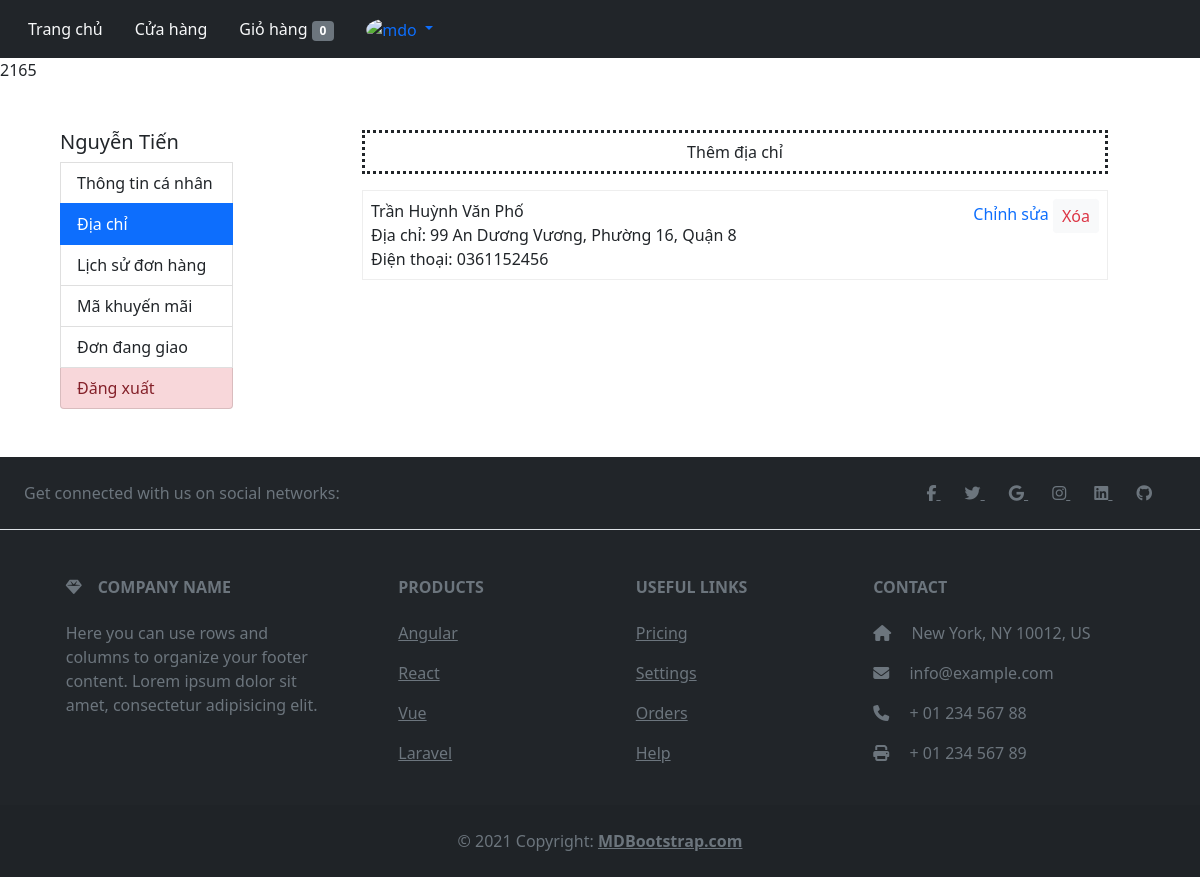
Page /user/diachi.php?diachi&id=2165 (signed in) on the earlier database version.
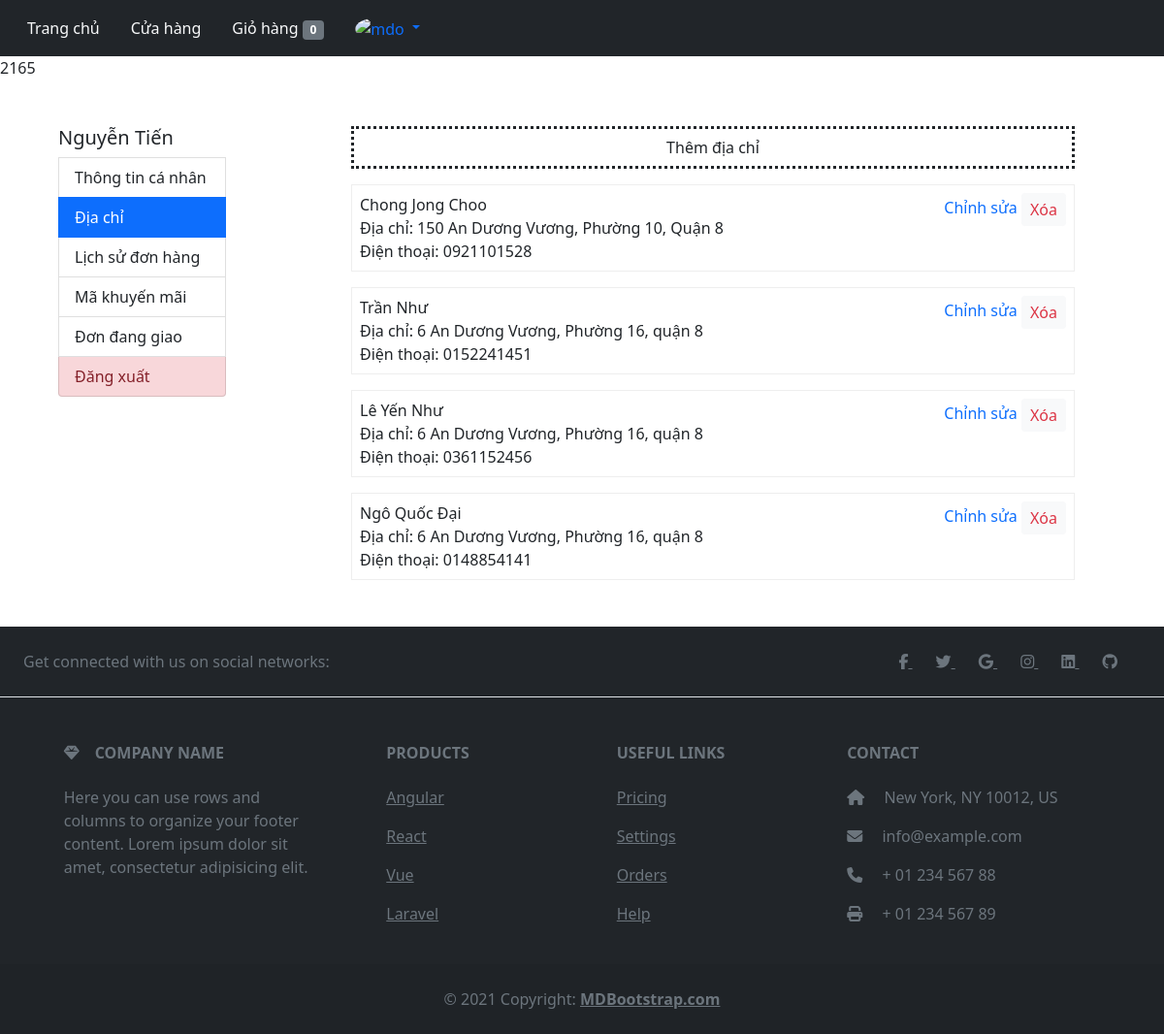
Same page on the later database version.
### tables this page shows
CREATE TABLE `diachikhach` (
  `id_user` int(11) NOT NULL,
  `id_addr` int(11) NOT NULL,
  `name` varchar(50) NOT NULL,
  `phone` varchar(11) NOT NULL,
  `addr` varchar(100) NOT NULL
);

### query.php (called while the page is built, shortened)
<?php
function connection(){
    $conn = mysqli_connect(HOST, USERNAME, PASSWORD, DATABASE);
    return $conn;
}
function executeResult($sql){
	$conn = connection();
	$result = mysqli_query($conn, $sql);
	$data   = [];
	if ($result != null) {
		while ($row = mysqli_fetch_assoc($result)) {
			$data[] = $row;
		}
	}
	return $data;
}
?>

### user/diachi.php (the view, shortened to what the changed rows need)
<!DOCTYPE html>
<html lang="en">
<head>
    <link href="https://cdn.jsdelivr.net/npm/bootstrap@5.0.2/dist/css/bootstrap.min.css" rel="stylesheet">
</head>
<body>
    <div style="display: flex; width:90%; margin:3rem auto 3rem auto; justify-content: space-between;">
        <div id="manhinh" style="width:75%;">
            <div class="ttcanhan" style="padding:0 2rem;">
                <div id="addruser">
                    <?php
                    require_once('../query.php');
                    if (isset($_GET['diachi'])) {
                        $s = '';
                        $id = $_GET['id'];
                        $sql = "SELECT * FROM diachikhach where id_user={$id}";
                        $result = executeResult($sql);
                        foreach ($result as $arr) {
                            $s .= '<div class="item mt-3" style="border: 1px ridge">
                                    <div class="d-flex justify-content-between p-2">
                                        <div class="info">
                                            <div class="name">' . $arr['name'] . '</div>
                                            <div class="address"><span>Địa chỉ: </span>' . $arr['addr'] . '</div>
                                            <div class="phone"><span>Điện thoại: </span>' . $arr['phone'] . '</div>
                                        </div>
                                        <div><a class="text-primary text-decoration-none fs-6" >Chỉnh sửa</a>
                                            <a class="btn btn-light text-danger btn-sm fs-6" onclick="xoaDiaChi(this, ' . $arr['id_addr'] . ')">Xóa</a>
                                        </div>
                                    </div>
                                </div>';
                        }
                        echo $s;
                    }
                    ?>
                </div>
            </div>
        </div>
    </div>
</body>
</html>

Differences in the rows shown:
removed diachikhach: name "Trần Huỳnh Văn Phố", addr "99 An Dương Vương, Phường 16, Quận 8", phone "0361152456"
added diachikhach: name "Chong Jong Choo", addr "150 An Dương Vương, Phường 10, Quận 8", phone "0921101528"
added diachikhach: name "Trần Như", addr "6 An Dương Vương, Phường 16, quận 8", phone "0152241451"
added diachikhach: name "Lê Yến Như", addr "6 An Dương Vương, Phường 16, quận 8", phone "0361152456"
added diachikhach: name "Ngô Quốc Đại", addr "6 An Dương Vương, Phường 16, quận 8", phone "0148854141"
